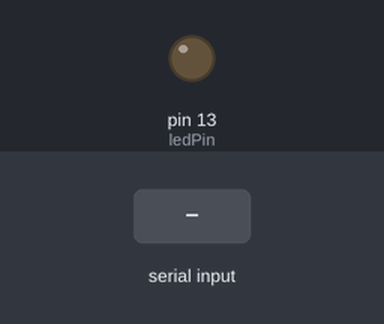
Bench run of a sketch on a simulated Arduino Uno, built with avr-gcc and run on an emulated ATmega328P. Shown: output pins drawn as LEDs (lit = HIGH). The test bench sets the inputs (shaded band).

Above: at 1.2 s.
1.3 s: "A" received over Serial
At 1.6 s:
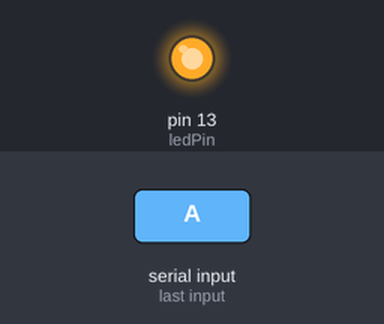
2.8 s: "B" received over Serial
At 3.9 s:
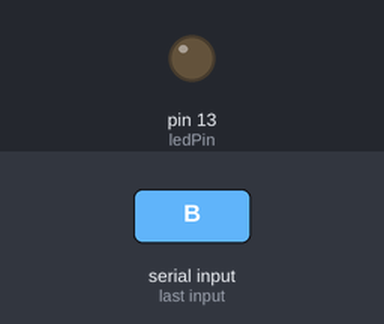
Timing chart, 0 to 5.8 s (numbered marks = the images above; inputs shaded):
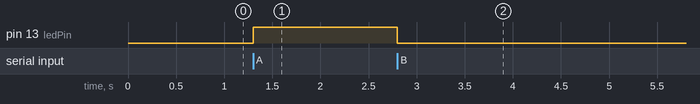

The sketch:

laboratorio5.ino
```cpp
int ledPin = 13; // Pin del LED

void setup() {
  pinMode(ledPin, OUTPUT); // Configura el pin del LED como salida
  Serial.begin(9600); // Inicializa la comunicación serial
}

void loop() {
  if (Serial.available() > 0) {
    char command = Serial.read(); // Lee el comando enviado desde Python
    if (command == 'A') { // Si el comando es 'A', enciende el LED
      digitalWrite(ledPin, HIGH); // Enciende el LED
    } else if (command == 'B') { // Si el comando es 'B', apaga el LED
      digitalWrite(ledPin, LOW); // Apaga el LED
    }
  }
}
```

Measured:
- after the input at 1.3 s, pin 13 (ledPin): LOW → HIGH at once
- after the input at 2.8 s, pin 13 (ledPin): HIGH → LOW at once
